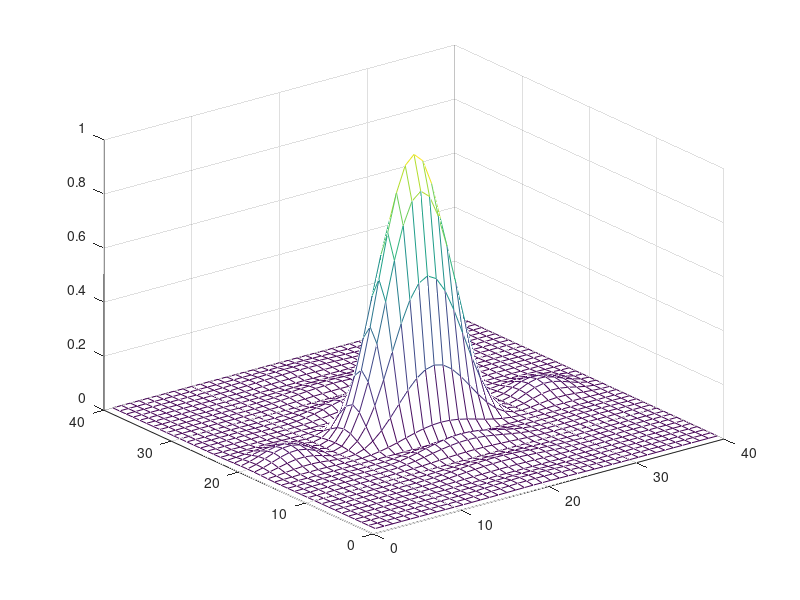

The MATLAB script that drew this image:
% D5FARECTS The diffraction pattern of a rectangular aperture.
% The width in the x-direction is d, in y-direction a.
% One may look at the plot from different angles, change colors
% and make a "Contour Plot".

function D5FARECTS;

N = 40;
D = 4;
A = 2;
Lamda = 4;


I = 0:N;
J = 0:N;

nx = length(I);
ny = length(J);
Z = zeros(nx,ny);
for r=1:nx;
        for c=1:ny;
            Xi = -4 + 0.20001*r; 
            Yi = -4 + 0.20001*c;
            Z(r,c)= power(sin(2*pi*D*(Xi/(2*Lamda)))/(2*pi*D*(Xi/(2*Lamda))),2)*power(sin(2*pi*A*(Yi/(2*Lamda)))/(2*pi*A*(Yi/(2*Lamda))),2);
        end;
end;




F= Z;

figure(1);

mesh(F);



                 % PLOTS LIMITS                    
axis([0 40 0 40 0 1]);
